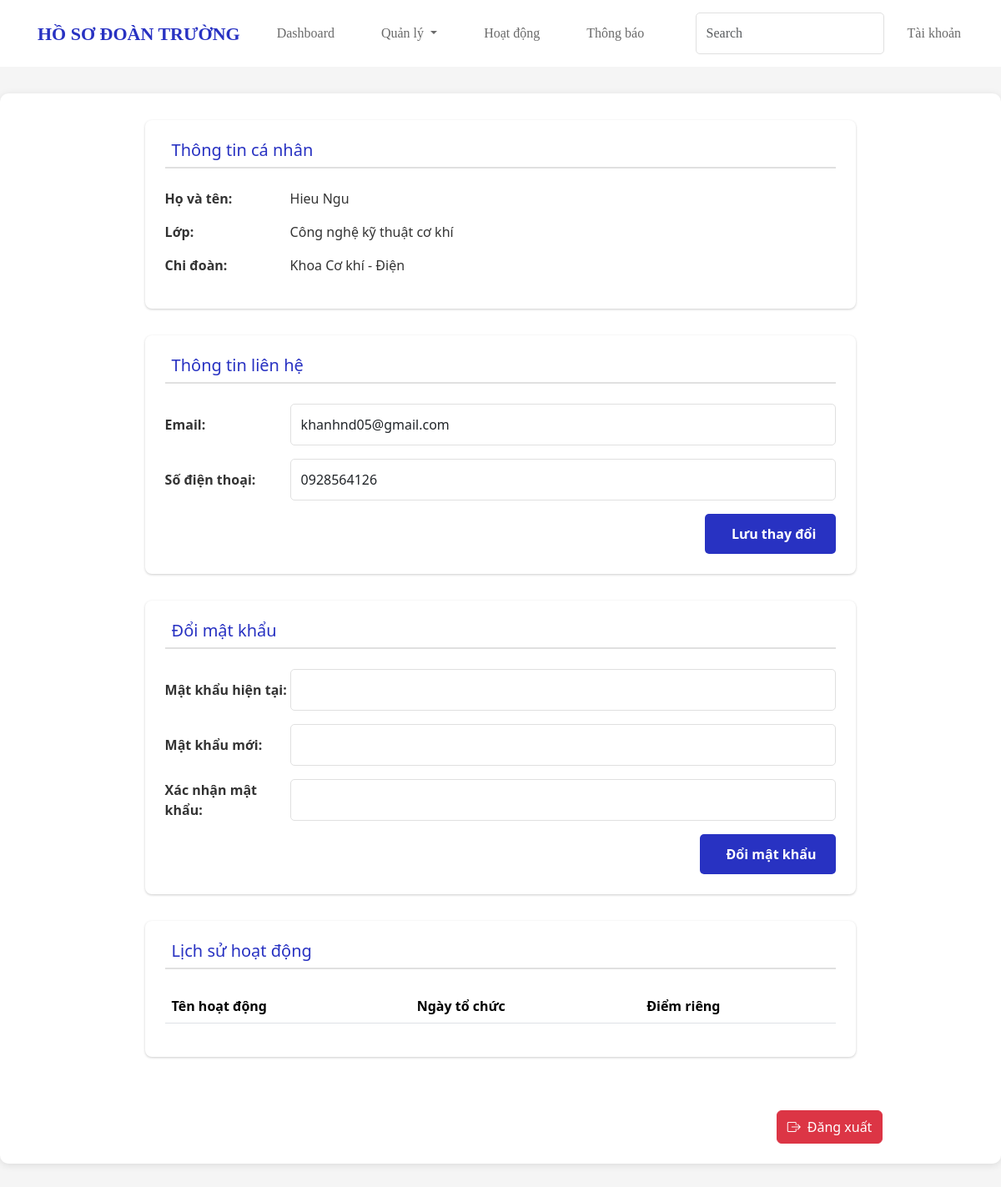
Before: /account.php (signed in) with the older database file.
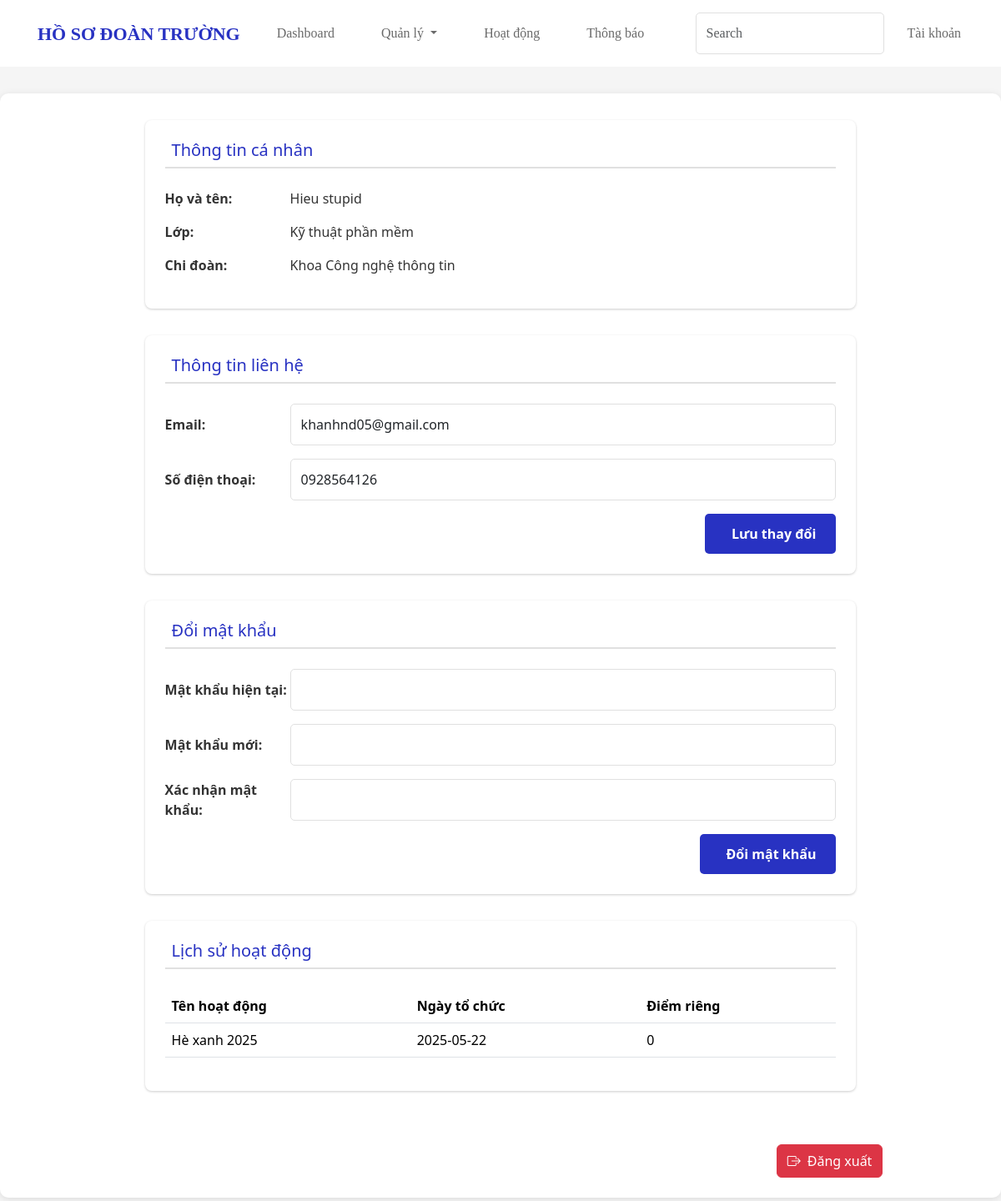
After: the same page with the newer database file.
### tables this page shows
CREATE TABLE `doanvien` (
  `id` int(11) NOT NULL,
  `ho_ten` varchar(100) NOT NULL,
  `gioi_tinh` enum('Nam','Nữ','Khác') NOT NULL,
  `ngay_sinh` date DEFAULT NULL,
  `lop_id` int(11) DEFAULT NULL,
  `chidoan_id` int(11) DEFAULT NULL,
  `khoa` int(11) DEFAULT NULL,
  `email` varchar(100) DEFAULT NULL,
  `sdt` varchar(15) DEFAULT NULL,
  `chuc_vu` enum('doanvien','canbodoan','admin') DEFAULT 'doanvien',
  `nienkhoa` int(11) DEFAULT NULL,
  `password` varchar(255) DEFAULT NULL
);

CREATE TABLE `lop` (
  `id` int(11) NOT NULL,
  `ten_lop` varchar(50) NOT NULL,
  `chidoan_id` int(11) DEFAULT NULL
);

CREATE TABLE `chidoan` (
  `id` int(11) NOT NULL,
  `ten_chidoan` varchar(100) NOT NULL
);

CREATE TABLE `thamgia` (
  `id` int(11) NOT NULL,
  `doanvien_id` int(11) DEFAULT NULL,
  `hoatdong_id` int(11) DEFAULT NULL,
  `diem_rieng` int(11) DEFAULT 0
);

CREATE TABLE `hoatdong` (
  `id` int(11) NOT NULL,
  `ten_hoat_dong` varchar(150) NOT NULL,
  `ngay_to_chuc` date DEFAULT NULL,
  `noi_dung` text DEFAULT NULL,
  `diem` int(11) DEFAULT 0,
  `dia_diem` varchar(255) DEFAULT NULL,
  `loai_hoat_dong` varchar(100) DEFAULT NULL,
  `so_luong_tham_gia` int(11) DEFAULT 0,
  `ngay_tao` datetime DEFAULT current_timestamp(),
  `nguoi_tao` int(11) DEFAULT NULL,
  `trang_thai` enum('chờ duyệt','đã duyệt','đã kết thúc') DEFAULT 'chờ duyệt'
);

### account.php (the view, shortened to what this page needs)
<?php
$host = 'localhost';
$dbname = 'quanlydoanvien';
$username = 'root';
$password = '';
try {
    $conn = new PDO("mysql:host=$host;dbname=$dbname;charset=utf8", $username, $password);
    $conn->setAttribute(PDO::ATTR_ERRMODE, PDO::ERRMODE_EXCEPTION);
} catch (PDOException $e) {
    die("Kết nối thất bại: " . $e->getMessage());
}
$doanvien_id = $_SESSION["id"];
$sql = "SELECT dv.*, l.ten_lop, cd.ten_chidoan
        FROM doanvien dv
        JOIN lop l ON dv.lop_id = l.id
        JOIN chidoan cd ON dv.chidoan_id = cd.id
        WHERE dv.id = :id";
$stmt = $conn->prepare($sql);
$stmt->bindParam(':id', $doanvien_id);
$stmt->execute();
$user = $stmt->fetch(PDO::FETCH_ASSOC);
$sql_activity = "SELECT hd.ten_hoat_dong, hd.ngay_to_chuc, tg.diem_rieng
                FROM thamgia tg
                JOIN hoatdong hd ON tg.hoatdong_id = hd.id
                WHERE tg.doanvien_id = :id
                ORDER BY hd.ngay_to_chuc DESC";
$stmt_activity = $conn->prepare($sql_activity);
$stmt_activity->bindParam(':id', $doanvien_id);
$stmt_activity->execute();
$activities = $stmt_activity->fetchAll(PDO::FETCH_ASSOC);
?>
<!DOCTYPE html>
<html lang="vi">
<head>
    <link href="https://cdn.jsdelivr.net/npm/bootstrap@5.3.3/dist/css/bootstrap.min.css" rel="stylesheet"
>
    <link rel="stylesheet" href="https://cdn.jsdelivr.net/npm/bootstrap-icons/font/bootstrap-icons.css">
    <link rel="stylesheet" href="nav.css">
    <link rel="stylesheet" href="manage_modal.css">
</head>
<body>
    <?php include "Navbar.php" ?>
    <div class="container-fluid account-container">
        <div class="row narrow-row">
            <div class="col-12">
                <div class="account-content">
                    <div id="account-info" class="account-section">
                        <form method="POST">
                            <div class="section">
                                <h2><i class="fas fa-id-card me-2"></i>Thông tin cá nhân</h2>
                                <div class="info-row">
                                    <div class="info-label">Họ và tên:</div>
                                    <div class="info-value"><?php echo htmlspecialchars($user['ho_ten']); ?></div>
                                </div>
                                <div class="info-row">
                                    <div class="info-label">Lớp:</div>
                                    <div class="info-value"><?php echo htmlspecialchars($user['ten_lop']); ?></div>
                                </div>
                                <div class="info-row">
                                    <div class="info-label">Chi đoàn:</div>
                                    <div class="info-value"><?php echo htmlspecialchars($user['ten_chidoan']); ?></div>
                                </div>
                            </div>
                            <div class="section">
                                <h2><i class="fas fa-address-book me-2"></i>Thông tin liên hệ</h2>
                                <div class="info-row">
                                    <div class="info-label">Email:</div>
                                    <div class="info-value">
                                        <input type="email" name="email" class="form-control" value="<?php echo htmlspecialchars($user['email']); ?>">
                                    </div>
                                </div>
                                <div class="info-row">
                                    <div class="info-label">Số điện thoại:</div>
                                    <div class="info-value">
                                        <input type="tel" name="phone" class="form-control" value="<?php echo htmlspecialchars($user['sdt']); ?>">
                                    </div>
                                </div>
                                <div style="display: flex; justify-content:end">
                                    <button type="submit" name="update_info" class="btn btn-primary">
                                        <i class="fas fa-save me-2"></i>Lưu thay đổi
                                    </button>
                                </div>
                            </div>
                        </form>
                    </div>
                    <div id="change-password" class="account-section hidden">
                        <form method="POST">
                            <div class="section">
                                <h2><i class="fas fa-key me-2"></i>Đổi mật khẩu</h2>
                                <div class="info-row">
                                    <div class="info-label">Mật khẩu hiện tại:</div>
                                    <div class="info-value">
                                        <input type="password" name="current_password" class="form-control" required>
                                    </div>
                                </div>
                                <div class="info-row">
                                    <div class="info-label">Mật khẩu mới:</div>
                                    <div class="info-value">
                                        <input type="password" name="new_password" class="form-control" required>
                                    </div>
                                </div>
                                <div class="info-row">
                                    <div class="info-label">Xác nhận mật khẩu:</div>
                                    <div class="info-value">
                                        <input type="password" name="confirm_password" class="form-control" required>
                                    </div>
                                </div>
                                <div div style="display: flex; justify-content:end">
                                    <button type="submit" name="change_password" class="btn btn-primary">
                                        <i class="fas fa-save me-2"></i>Đổi mật khẩu
                                    </button>
                                </div>
                            </div>
                        </form>
                    </div>
                    <div id="activity-history" class="account-section hidden">
                        <div class="section">
                            <h2><i class="fas fa-history me-2"></i>Lịch sử hoạt động</h2>
                            <div class="table-responsive">
                                <table class="table table-hover">
                                    <thead>
                                        <tr>
                                            <th>Tên hoạt động</th>
                                            <th>Ngày tổ chức</th>
                                            <th>Điểm riêng</th>
                                        </tr>
                                    </thead>
                                    <tbody>
                                        <?php foreach ($activities as $activity): ?>
                                            <tr>
                                                <td><?php echo htmlspecialchars($activity['ten_hoat_dong']); ?></td>
                                                <td><?php echo htmlspecialchars($activity['ngay_to_chuc']); ?></td>
                                                <td><?php echo htmlspecialchars($activity['diem_rieng']); ?></td>
                                            </tr>
                                        <?php endforeach; ?>
                                    </tbody>
                                </table>
                            </div>
                        </div>
                    </div>
                </div>
                <div class="d-flex justify-content-end mb-4">
                    <button onclick="logout()" class="btn btn-danger" style="height: 40px;">
                        <i class="bi bi-box-arrow-right me-2"></i>Đăng xuất
                    </button>
                </div>
            </div>
        </div>
    </div>
</body>
</html>

### Navbar.php (shortened to what this page needs)
<nav class="navbar navbar-expand-lg navbar-light bg-light" id="navbar-container">
<a class="navbar-brand" href="#" id="nav-logo" onclick="loadPage('Dashboard.php')">HỒ SƠ ĐOÀN TRƯỜNG</a>
    <div class="collapse navbar-collapse" id="navbarSupportedContent">
        <ul class="navbar-nav mr-auto">
            <li class="nav-item">
                <a class="nav-link" onclick="loadPage('Dashboard.php')">Dashboard</a>
            </li>
            <li class="nav-item dropdown">
                <a class="nav-link dropdown-toggle" href="#" id="navbarDropdown" role="button"
                   data-bs-toggle="dropdown" aria-expanded="false">
                    Quản lý
                </a>
            </li>
            <li class="nav-item">
                <a class="nav-link" onclick="loadPage('show_event.php')">Hoạt động</a>
            </li>
            <li class="nav-item">
                <a class="nav-link" onclick="loadPage('notify_page.php')">Thông báo</a>
            </li>
        </ul>
        <form class="form-inline my-2 my-lg-0" id="seach-container">
            <input class="form-control mr-sm-2" type="search" placeholder="Search" aria-label="Search">
        </form>
        <ul class="navbar-nav mr-auto">
            <li class="nav-item">
                <a class="nav-link" onclick="loadPage('account.php')">Tài khoản</a>
            </li>
        </ul>
    </div>
</nav>

### nav.css (style rules this page uses)
:root { --mainBlue : #2832c2; --baseFont : bahnschrift; --fontGray : #6a6a6a; }
#seach-container { display: flex; margin-left: auto; }
#navbar-container { padding-left: 20px; padding-right: 20px; height: 10vh; background-color: white !important; font-family: var(--baseFont); }
.nav-link { color: var(--fontGray); margin-left: 20px; margin-right: 20px; }
#nav-logo { color: var(--mainBlue) ; font-family: var(--baseFont); font-weight: bolder; margin-left: 25px; font-size: 22px; }
a { cursor: pointer; }

### manage_modal.css (style rules this page uses)
:root { --mainBlue : #2832c2; --baseFont : bahnschrift; --fontGray : #6a6a6a; --backGroundGray : #dddddd; --whiteGray : #f2f3f5; --footer : #27304D; }

### account.php (style rules this page uses)
:root { --primary-color: #2832c2; --secondary-color: #1a237e; --accent-color: #3949ab; --text-color: #333; --light-gray: #f5f5f5; --border-color: #e0e0e0; }
.narrow-row { width: 80%; margin: 0 auto; }
body { font-family: 'Bahnschrift', 'Segoe UI', Tahoma, Geneva, Verdana, sans-serif; background-color: var(--light-gray); color: var(--text-color); }
.account-container { max-width: 1200px; margin: 2rem auto; background: white; border-radius: 10px; box-shadow: 0 2px 10px rgba(0, 0, 0, 0.1); overflow: hidden; }
.account-content { padding: 2rem; }
.section { background: white; padding: 1.5rem; border-radius: 8px; margin-bottom: 2rem; box-shadow: 0 1px 3px rgba(0, 0, 0, 0.2); }
.section h2 { color: var(--primary-color); font-size: 1.25rem; margin-bottom: 1.5rem; padding-bottom: 0.5rem; border-bottom: 2px solid var(--border-color); }
.info-row { display: flex; margin-bottom: 1rem; align-items: center; }
.info-label { width: 150px; font-weight: 600; color: var(--text-color); }
.info-value { flex: 1; }
.form-control { border: 1px solid var(--border-color); border-radius: 5px; padding: 0.75rem; transition: all 0.3s ease; }
.btn-primary { background-color: var(--primary-color); border: none; padding: 0.75rem 1.5rem; border-radius: 5px; font-weight: 600; transition: all 0.3s ease; }

Changed rows visible on the page:
changed doanvien "khanhnd05@gmail.com": ho_ten "Hieu Ngu" → "Hieu stupid"; lop.ten_lop "Công nghệ kỹ thuật cơ khí" → "Kỹ thuật phần mềm"; chidoan.ten_chidoan "Khoa Cơ khí - Điện" → "Khoa Công nghệ thông tin"
added thamgia: hoatdong.ten_hoat_dong "Hè xanh 2025", hoatdong.ngay_to_chuc "2025-05-22", diem_rieng "0"
